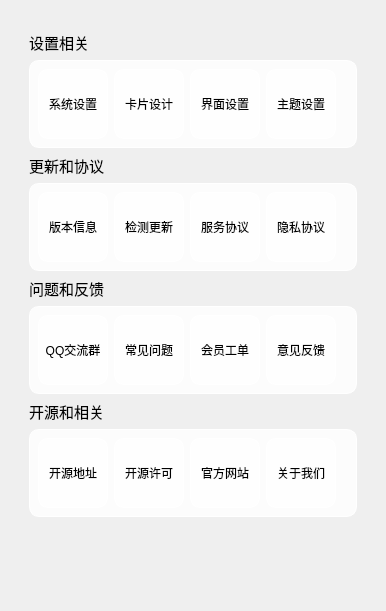
   <widget class="QWidget" name="scrollAreaWidgetContents_37">
    <property name="geometry">
     <rect>
      <x>0</x>
      <y>0</y>
      <width>386</width>
      <height>611</height>
     </rect>
    </property>
    <layout class="QGridLayout" name="gridLayout">
     <item row="0" column="1">
      <layout class="QVBoxLayout" name="verticalLayout">
       <property name="leftMargin">
        <number>5</number>
       </property>
       <property name="topMargin">
        <number>20</number>
       </property>
       <property name="rightMargin">
        <number>5</number>
       </property>
       <property name="bottomMargin">
        <number>5</number>
       </property>
       <item>
        <widget class="QLabel" name="label_17">
         <property name="font">
          <font>
           <pointsize>11</pointsize>
          </font>
         </property>
         <property name="styleSheet">
          <string notr="true">background: transparent;</string>
         </property>
         <property name="text">
          <string>设置相关</string>
         </property>
        </widget>
       </item>
       <item>
        <widget class="QWidget" name="widget_setting_setting" native="true">
         <property name="styleSheet">
          <string notr="true">QWidget {
border-style: solid;
border-radius: 10px;
border: 1px solid white;
background-color:rgba(255, 255, 255, 200);
}</string>
         </property>
         <layout class="QGridLayout" name="gridLayout_3">
          <item row="0" column="0">
           <layout class="QHBoxLayout" name="horizontalLayout">
            <item>
             <widget class="QPushButton" name="push_button_setting_system">
              <property name="minimumSize">
               <size>
                <width>70</width>
                <height>70</height>
               </size>
              </property>
              <property name="styleSheet">
               <string notr="true"/>
              </property>
              <property name="text">
               <string>系统设置</string>
              </property>
             </widget>
            </item>
            <item>
             <widget class="QPushButton" name="push_button_setting_card_permutation">
              <property name="minimumSize">
               <size>
                <width>70</width>
                <height>70</height>
               </size>
              </property>
              <property name="styleSheet">
               <string notr="true"/>
              </property>
              <property name="text">
               <string>卡片设计</string>
              </property>
             </widget>
            </item>
            <item>
             <widget class="QPushButton" name="push_button_setting_screen">
              <property name="minimumSize">
               <size>
                <width>70</width>
                <height>70</height>
               </size>
              </property>
              <property name="styleSheet">
               <string notr="true"/>
              </property>
              <property name="text">
               <string>界面设置</string>
              </property>
             </widget>
            </item>
            <item>
             <widget class="QPushButton" name="push_button_setting_theme">
              <property name="minimumSize">
               <size>
                <width>70</width>
                <height>70</height>
               </size>
              </property>
              <property name="styleSheet">
               <string notr="true"/>
              </property>
              <property name="text">
               <string>主题设置</string>
              </property>
             </widget>
            </item>
            <item>
             <spacer name="horizontalSpacer_2">
              <property name="orientation">
               <enum>Qt::Orientation::Horizontal</enum>
              </property>
              <property name="sizeHint" stdset="0">
               <size>
                <width>40</width>
                <height>20</height>
               </size>
              </property>
             </spacer>
            </item>
           </layout>
          </item>
         </layout>
        </widget>
       </item>
       <item>
        <widget class="QLabel" name="label_20">
         <property name="font">
          <font>
           <pointsize>11</pointsize>
          </font>
         </property>
         <property name="styleSheet">
          <string notr="true">background: transparent;</string>
         </property>
         <property name="text">
          <string>更新和协议</string>
         </property>
        </widget>
       </item>
       <item>
        <widget class="QWidget" name="widget_setting_update" native="true">
         <property name="styleSheet">
          <string notr="true">QWidget {
border-style: solid;
border-radius: 10px;
border: 1px solid white;
background-color:rgba(255, 255, 255, 200);
}</string>
         </property>
         <layout class="QGridLayout" name="gridLayout_4">
          <item row="0" column="0">
           <layout class="QHBoxLayout" name="horizontalLayout_4">
            <item>
             <widget class="QPushButton" name="push_button_setting_version_info">
              <property name="minimumSize">
               <size>
                <width>70</width>
                <height>70</height>
               </size>
              </property>
              <property name="styleSheet">
               <string notr="true"/>
              </property>
              <property name="text">
               <string>版本信息</string>
              </property>
             </widget>
            </item>
            <item>
             <widget class="QPushButton" name="push_button_setting_version">
              <property name="minimumSize">
               <size>
                <width>70</width>
                <height>70</height>
               </size>
              </property>
              <property name="styleSheet">
               <string notr="true"/>
              </property>
              <property name="text">
               <string>检测更新</string>
              </property>
             </widget>
            </item>
            <item>
             <widget class="QPushButton" name="push_button_setting_service_agreement">
              <property name="minimumSize">
               <size>
                <width>70</width>
                <height>70</height>
               </size>
              </property>
              <property name="styleSheet">
               <string notr="true"/>
              </property>
              <property name="text">
               <string>服务协议</string>
              </property>
             </widget>
            </item>
            <item>
             <widget class="QPushButton" name="push_button_setting_privacy_agreement">
              <property name="minimumSize">
               <size>
                <width>70</width>
                <height>70</height>
               </size>
              </property>
              <property name="styleSheet">
               <string notr="true"/>
              </property>
              <property name="text">
               <string>隐私协议</string>
              </property>
             </widget>
            </item>
            <item>
             <spacer name="horizontalSpacer_6">
              <property name="orientation">
               <enum>Qt::Orientation::Horizontal</enum>
              </property>
              <property name="sizeHint" stdset="0">
               <size>
                <width>40</width>
                <height>20</height>
               </size>
              </property>
             </spacer>
            </item>
           </layout>
          </item>
         </layout>
        </widget>
       </item>
       <item>
        <widget class="QLabel" name="label_19">
         <property name="font">
          <font>
           <pointsize>11</pointsize>
          </font>
         </property>
         <property name="styleSheet">
          <string notr="true">background: transparent;</string>
         </property>
         <property name="text">
          <string>问题和反馈</string>
         </property>
        </widget>
       </item>
       <item>
        <widget class="QWidget" name="widget_setting_about" native="true">
         <property name="styleSheet">
          <string notr="true">QWidget {
border-style: solid;
border-radius: 10px;
border: 1px solid white;
background-color:rgba(255, 255, 255, 200);
}</string>
         </property>
         <layout class="QGridLayout" name="gridLayout_2">
          <item row="1" column="0">
           <layout class="QHBoxLayout" name="horizontalLayout_3">
            <item>
             <widget class="QPushButton" name="push_button_setting_qq_grop">
              <property name="minimumSize">
               <size>
                <width>70</width>
                <height>70</height>
               </size>
              </property>
              <property name="styleSheet">
               <string notr="true"/>
              </property>
              <property name="text">
               <string>QQ交流群</string>
              </property>
             </widget>
            </item>
            <item>
             <widget class="QPushButton" name="push_button_setting_faq">
              <property name="minimumSize">
               <size>
                <width>70</width>
                <height>70</height>
               </size>
              </property>
              <property name="styleSheet">
               <string notr="true"/>
              </property>
              <property name="text">
               <string>常见问题</string>
              </property>
             </widget>
            </item>
            <item>
             <widget class="QPushButton" name="push_button_setting_ticket">
              <property name="minimumSize">
               <size>
                <width>70</width>
                <height>70</height>
               </size>
              </property>
              <property name="styleSheet">
               <string notr="true"/>
              </property>
              <property name="text">
               <string>会员工单</string>
              </property>
             </widget>
            </item>
            <item>
             <widget class="QPushButton" name="push_button_setting_feedback_opinion">
              <property name="minimumSize">
               <size>
                <width>70</width>
                <height>70</height>
               </size>
              </property>
              <property name="styleSheet">
               <string notr="true"/>
              </property>
              <property name="text">
               <string>意见反馈</string>
              </property>
             </widget>
            </item>
            <item>
             <spacer name="horizontalSpacer_3">
              <property name="orientation">
               <enum>Qt::Orientation::Horizontal</enum>
              </property>
              <property name="sizeHint" stdset="0">
               <size>
                <width>40</width>
                <height>20</height>
               </size>
              </property>
             </spacer>
            </item>
           </layout>
          </item>
         </layout>
        </widget>
       </item>
       <item>
        <widget class="QLabel" name="label_21">
         <property name="font">
          <font>
           <pointsize>11</pointsize>
          </font>
         </property>
         <property name="styleSheet">
          <string notr="true">background: transparent;</string>
         </property>
         <property name="text">
          <string>开源和相关</string>
         </property>
        </widget>
       </item>
       <item>
        <widget class="QWidget" name="widget_setting_open_source" native="true">
         <property name="styleSheet">
          <string notr="true">QWidget {
border-style: solid;
border-radius: 10px;
border: 1px solid white;
background-color:rgba(255, 255, 255, 200);
}</string>
         </property>
         <layout class="QGridLayout" name="gridLayout_13">
          <item row="1" column="0">
           <layout class="QHBoxLayout" name="horizontalLayout_7">
            <item>
             <widget class="QPushButton" name="push_button_setting_open_source_link">
              <property name="minimumSize">
               <size>
                <width>70</width>
                <height>70</height>
               </size>
              </property>
              <property name="styleSheet">
               <string notr="true"/>
              </property>
              <property name="text">
               <string>开源地址</string>
              </property>
             </widget>
            </item>
            <item>
             <widget class="QPushButton" name="push_button_setting_open_source_list">
              <property name="minimumSize">
               <size>
                <width>70</width>
                <height>70</height>
               </size>
              </property>
              <property name="styleSheet">
               <string notr="true"/>
              </property>
              <property name="text">
               <string>开源许可</string>
              </property>
             </widget>
            </item>
            <item>
             <widget class="QPushButton" name="push_button_setting_official_website">
              <property name="minimumSize">
               <size>
                <width>70</width>
                <height>70</height>
               </size>
              </property>
              <property name="styleSheet">
               <string notr="true"/>
              </property>
              <property name="text">
               <string>官方网站</string>
              </property>
             </widget>
            </item>
            <item>
             <widget class="QPushButton" name="push_button_setting_about_us">
              <property name="minimumSize">
               <size>
                <width>70</width>
                <height>70</height>
               </size>
              </property>
              <property name="styleSheet">
               <string notr="true"/>
              </property>
              <property name="text">
               <string>关于我们</string>
              </property>
             </widget>
            </item>
            <item>
             <spacer name="horizontalSpacer_9">
              <property name="orientation">
               <enum>Qt::Orientation::Horizontal</enum>
              </property>
              <property name="sizeHint" stdset="0">
               <size>
                <width>40</width>
                <height>20</height>
               </size>
              </property>
             </spacer>
            </item>
           </layout>
          </item>
         </layout>
        </widget>
       </item>
      </layout>
     </item>
     <item row="1" column="1">
      <spacer name="verticalSpacer_2">
       <property name="orientation">
        <enum>Qt::Orientation::Vertical</enum>
       </property>
       <property name="sizeHint" stdset="0">
        <size>
         <width>20</width>
         <height>40</height>
        </size>
       </property>
      </spacer>
     </item>
     <item row="0" column="2">
      <spacer name="horizontalSpacer_5">
       <property name="orientation">
        <enum>Qt::Orientation::Horizontal</enum>
       </property>
       <property name="sizeHint" stdset="0">
        <size>
         <width>40</width>
         <height>20</height>
        </size>
       </property>
      </spacer>
     </item>
     <item row="0" column="0">
      <spacer name="horizontalSpacer_4">
       <property name="orientation">
        <enum>Qt::Orientation::Horizontal</enum>
       </property>
       <property name="sizeHint" stdset="0">
        <size>
         <width>40</width>
         <height>20</height>
        </size>
       </property>
      </spacer>
     </item>
    </layout>
   </widget>
